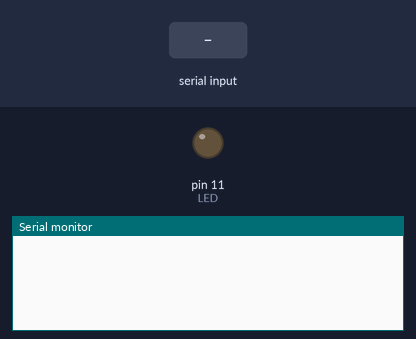
Recording of a sketch running on a simulated Arduino Uno, built with avr-gcc and run on an emulated ATmega328P. Parts: output pins drawn as LEDs (lit = HIGH), the last lines printed to the serial monitor. Inputs (shaded band) come from the test bench.

Above: at 1.2 s.
1.3 s: "on\n" received over Serial
At 2.5 s:
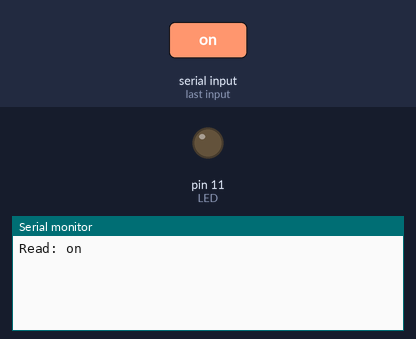
3.5 s: "1\n" received over Serial
At 5.2 s:
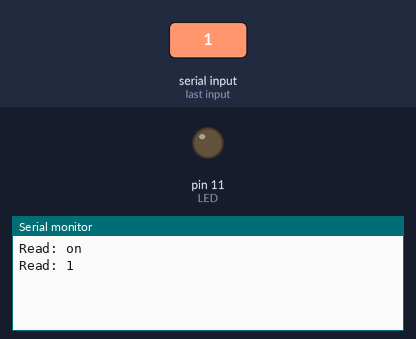

Measured:
- after the input at 1.3 s, the serial monitor: prints a new line after 0.70 s (image 1)
- after the input at 3.5 s, the serial monitor: prints a new line after 0.50 s (image 2)

The sketch:

arduino_code.ino
```cpp
static int counter = 0;
String content = "";
char character;
int LED = 11; //the pin we connect the LED
static int ledState = 0; // off

void setup() {
  Serial.begin(115200);
  pinMode(LED, OUTPUT);
}

void loop() {
  if (Serial.peek() != -1) {
    Serial.print("Read: ");
    content="";
    do {
        character = Serial.read();
      content.concat(character);
    } while (Serial.peek() != -1);
    Serial.print(content);
    Serial.print("\n");
    if (content == "on")
     ledState = !ledState;
    digitalWrite(LED, ledState);
  }
  delay(1000);
}
```
